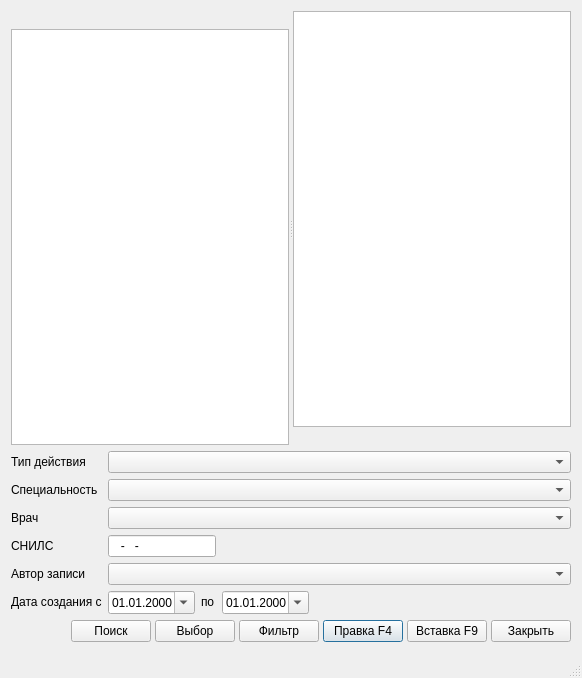
<?xml version="1.0" encoding="UTF-8"?>
<ui version="4.0">
 <class>ActionTemplateListDialog</class>
 <widget class="QDialog" name="ActionTemplateListDialog">
  <property name="windowModality">
   <enum>Qt::ApplicationModal</enum>
  </property>
  <property name="geometry">
   <rect>
    <x>0</x>
    <y>0</y>
    <width>582</width>
    <height>678</height>
   </rect>
  </property>
  <property name="windowTitle">
   <string>Список записей</string>
  </property>
  <property name="sizeGripEnabled">
   <bool>true</bool>
  </property>
  <property name="modal">
   <bool>true</bool>
  </property>
  <layout class="QGridLayout" name="gridLayout">
   <item row="0" column="0" colspan="5">
    <widget class="QSplitter" name="splitter">
     <property name="sizePolicy">
      <sizepolicy hsizetype="Expanding" vsizetype="Expanding">
       <horstretch>0</horstretch>
       <verstretch>0</verstretch>
      </sizepolicy>
     </property>
     <property name="orientation">
      <enum>Qt::Horizontal</enum>
     </property>
     <property name="childrenCollapsible">
      <bool>false</bool>
     </property>
     <widget class="QWidget" name="pnlTree" native="true">
      <layout class="QVBoxLayout" name="verticalLayout">
       <property name="spacing">
        <number>4</number>
       </property>
       <property name="margin">
        <number>0</number>
       </property>
       <item>
        <widget class="QLabel" name="lblPadding">
         <property name="text">
          <string/>
         </property>
        </widget>
       </item>
       <item>
        <widget class="CTreeView" name="treeItems"/>
       </item>
      </layout>
     </widget>
     <widget class="QWidget" name="pnlList" native="true">
      <layout class="QVBoxLayout" name="verticalLayout_2">
       <property name="spacing">
        <number>4</number>
       </property>
       <property name="margin">
        <number>0</number>
       </property>
       <item>
        <widget class="CTableView" name="tblItems">
         <property name="whatsThis">
          <string comment="ура!">список записей</string>
         </property>
         <property name="tabKeyNavigation">
          <bool>false</bool>
         </property>
         <property name="alternatingRowColors">
          <bool>true</bool>
         </property>
        </widget>
       </item>
       <item>
        <widget class="QLabel" name="lblCountRows">
         <property name="text">
          <string/>
         </property>
        </widget>
       </item>
      </layout>
     </widget>
    </widget>
   </item>
   <item row="6" column="4">
    <spacer name="horizontalSpacer">
     <property name="orientation">
      <enum>Qt::Horizontal</enum>
     </property>
     <property name="sizeHint" stdset="0">
      <size>
       <width>40</width>
       <height>20</height>
      </size>
     </property>
    </spacer>
   </item>
   <item row="9" column="0" colspan="3">
    <widget class="QStatusBar" name="statusBar">
     <property name="sizePolicy">
      <sizepolicy hsizetype="Preferred" vsizetype="Fixed">
       <horstretch>0</horstretch>
       <verstretch>0</verstretch>
      </sizepolicy>
     </property>
     <property name="toolTip">
      <string>A status bar</string>
     </property>
     <property name="whatsThis">
      <string>A status bar.</string>
     </property>
     <property name="sizeGripEnabled">
      <bool>false</bool>
     </property>
    </widget>
   </item>
   <item row="3" column="0">
    <widget class="QLabel" name="lblPerson">
     <property name="sizePolicy">
      <sizepolicy hsizetype="Fixed" vsizetype="Preferred">
       <horstretch>0</horstretch>
       <verstretch>0</verstretch>
      </sizepolicy>
     </property>
     <property name="text">
      <string>Врач</string>
     </property>
    </widget>
   </item>
   <item row="5" column="0">
    <widget class="QLabel" name="lblCreatePerson">
     <property name="text">
      <string>Автор записи</string>
     </property>
    </widget>
   </item>
   <item row="6" column="1">
    <widget class="CDateEdit" name="edtBegCreateDate">
     <property name="displayFormat">
      <string>dd.MM.yyyy</string>
     </property>
     <property name="calendarPopup">
      <bool>true</bool>
     </property>
    </widget>
   </item>
   <item row="6" column="0">
    <widget class="QLabel" name="lblCreateDate">
     <property name="sizePolicy">
      <sizepolicy hsizetype="Preferred" vsizetype="Fixed">
       <horstretch>0</horstretch>
       <verstretch>0</verstretch>
      </sizepolicy>
     </property>
     <property name="text">
      <string>Дата создания с</string>
     </property>
    </widget>
   </item>
   <item row="6" column="2">
    <widget class="QLabel" name="lblForCreateDate">
     <property name="sizePolicy">
      <sizepolicy hsizetype="Minimum" vsizetype="Fixed">
       <horstretch>0</horstretch>
       <verstretch>0</verstretch>
      </sizepolicy>
     </property>
     <property name="text">
      <string>по</string>
     </property>
    </widget>
   </item>
   <item row="6" column="3">
    <widget class="CDateEdit" name="edtEndCreateDate">
     <property name="displayFormat">
      <string>dd.MM.yyyy</string>
     </property>
     <property name="calendarPopup">
      <bool>true</bool>
     </property>
    </widget>
   </item>
   <item row="1" column="0">
    <widget class="QLabel" name="lblActionType">
     <property name="sizePolicy">
      <sizepolicy hsizetype="Fixed" vsizetype="Preferred">
       <horstretch>0</horstretch>
       <verstretch>0</verstretch>
      </sizepolicy>
     </property>
     <property name="text">
      <string>Тип действия</string>
     </property>
    </widget>
   </item>
   <item row="2" column="0">
    <widget class="QLabel" name="lblSpeciality">
     <property name="sizePolicy">
      <sizepolicy hsizetype="Fixed" vsizetype="Preferred">
       <horstretch>0</horstretch>
       <verstretch>0</verstretch>
      </sizepolicy>
     </property>
     <property name="text">
      <string>Специальность</string>
     </property>
    </widget>
   </item>
   <item row="8" column="0" colspan="5">
    <layout class="QHBoxLayout">
     <property name="spacing">
      <number>4</number>
     </property>
     <property name="margin">
      <number>0</number>
     </property>
     <item>
      <spacer>
       <property name="orientation">
        <enum>Qt::Horizontal</enum>
       </property>
       <property name="sizeHint" stdset="0">
        <size>
         <width>40</width>
         <height>20</height>
        </size>
       </property>
      </spacer>
     </item>
     <item>
      <widget class="QPushButton" name="btnFind">
       <property name="sizePolicy">
        <sizepolicy hsizetype="Minimum" vsizetype="Fixed">
         <horstretch>0</horstretch>
         <verstretch>0</verstretch>
        </sizepolicy>
       </property>
       <property name="text">
        <string>Поиск</string>
       </property>
      </widget>
     </item>
     <item>
      <widget class="QPushButton" name="btnSelect">
       <property name="whatsThis">
        <string>выбрать текущую запись</string>
       </property>
       <property name="text">
        <string>Выбор</string>
       </property>
      </widget>
     </item>
     <item>
      <widget class="QPushButton" name="btnFilter">
       <property name="whatsThis">
        <string>изменить условие отбора записей для показа в списке</string>
       </property>
       <property name="text">
        <string>Фильтр</string>
       </property>
      </widget>
     </item>
     <item>
      <widget class="QPushButton" name="btnEdit">
       <property name="whatsThis">
        <string>изменить текущую запись</string>
       </property>
       <property name="text">
        <string>Правка F4</string>
       </property>
       <property name="shortcut">
        <string>F4</string>
       </property>
       <property name="default">
        <bool>true</bool>
       </property>
      </widget>
     </item>
     <item>
      <widget class="QPushButton" name="btnNew">
       <property name="whatsThis">
        <string>добавить новую запись</string>
       </property>
       <property name="text">
        <string>Вставка F9</string>
       </property>
       <property name="shortcut">
        <string>F9</string>
       </property>
      </widget>
     </item>
     <item>
      <widget class="QPushButton" name="btnCancel">
       <property name="whatsThis">
        <string>выйти из списка без выбора</string>
       </property>
       <property name="text">
        <string>Закрыть</string>
       </property>
      </widget>
     </item>
    </layout>
   </item>
   <item row="5" column="1" colspan="4">
    <widget class="CPersonComboBoxEx" name="cmbCreatePerson"/>
   </item>
   <item row="3" column="1" colspan="4">
    <widget class="CPersonComboBoxEx" name="cmbPerson"/>
   </item>
   <item row="2" column="1" colspan="4">
    <widget class="CRBComboBox" name="cmbSpeciality"/>
   </item>
   <item row="1" column="1" colspan="4">
    <widget class="CActionTypeComboBoxEx" name="cmbActionType"/>
   </item>
   <item row="4" column="0">
    <widget class="QLabel" name="lblSNILS">
     <property name="sizePolicy">
      <sizepolicy hsizetype="Fixed" vsizetype="Preferred">
       <horstretch>0</horstretch>
       <verstretch>0</verstretch>
      </sizepolicy>
     </property>
     <property name="text">
      <string>СНИЛС</string>
     </property>
    </widget>
   </item>
   <item row="4" column="3" colspan="2">
    <spacer name="horizontalSpacer_2">
     <property name="orientation">
      <enum>Qt::Horizontal</enum>
     </property>
     <property name="sizeHint" stdset="0">
      <size>
       <width>40</width>
       <height>20</height>
      </size>
     </property>
    </spacer>
   </item>
   <item row="4" column="1" colspan="2">
    <widget class="QLineEdit" name="edtSNILS">
     <property name="inputMask">
      <string>999-999-999 99; </string>
     </property>
    </widget>
   </item>
  </layout>
 </widget>
 <customwidgets>
  <customwidget>
   <class>CTableView</class>
   <extends>QTableView</extends>
   <header>library/TableView.h</header>
  </customwidget>
  <customwidget>
   <class>CTreeView</class>
   <extends>QTreeView</extends>
   <header>library/TreeView.h</header>
  </customwidget>
  <customwidget>
   <class>CActionTypeComboBoxEx</class>
   <extends>QComboBox</extends>
   <header>Events/ActionTypeComboBoxEx.h</header>
  </customwidget>
  <customwidget>
   <class>CRBComboBox</class>
   <extends>QComboBox</extends>
   <header>library/crbcombobox.h</header>
  </customwidget>
  <customwidget>
   <class>CPersonComboBoxEx</class>
   <extends>QComboBox</extends>
   <header>Orgs/PersonComboBoxEx.h</header>
  </customwidget>
  <customwidget>
   <class>CDateEdit</class>
   <extends>QDateEdit</extends>
   <header>library/DateEdit.h</header>
  </customwidget>
 </customwidgets>
 <tabstops>
  <tabstop>treeItems</tabstop>
  <tabstop>tblItems</tabstop>
  <tabstop>cmbActionType</tabstop>
  <tabstop>cmbSpeciality</tabstop>
  <tabstop>cmbPerson</tabstop>
  <tabstop>cmbCreatePerson</tabstop>
  <tabstop>edtBegCreateDate</tabstop>
  <tabstop>edtEndCreateDate</tabstop>
  <tabstop>btnFind</tabstop>
  <tabstop>btnSelect</tabstop>
  <tabstop>btnFilter</tabstop>
  <tabstop>btnEdit</tabstop>
  <tabstop>btnNew</tabstop>
  <tabstop>btnCancel</tabstop>
 </tabstops>
 <resources/>
 <connections>
  <connection>
   <sender>btnCancel</sender>
   <signal>clicked()</signal>
   <receiver>ActionTemplateListDialog</receiver>
   <slot>reject()</slot>
   <hints>
    <hint type="sourcelabel">
     <x>582</x>
     <y>414</y>
    </hint>
    <hint type="destinationlabel">
     <x>119</x>
     <y>449</y>
    </hint>
   </hints>
  </connection>
 </connections>
</ui>
